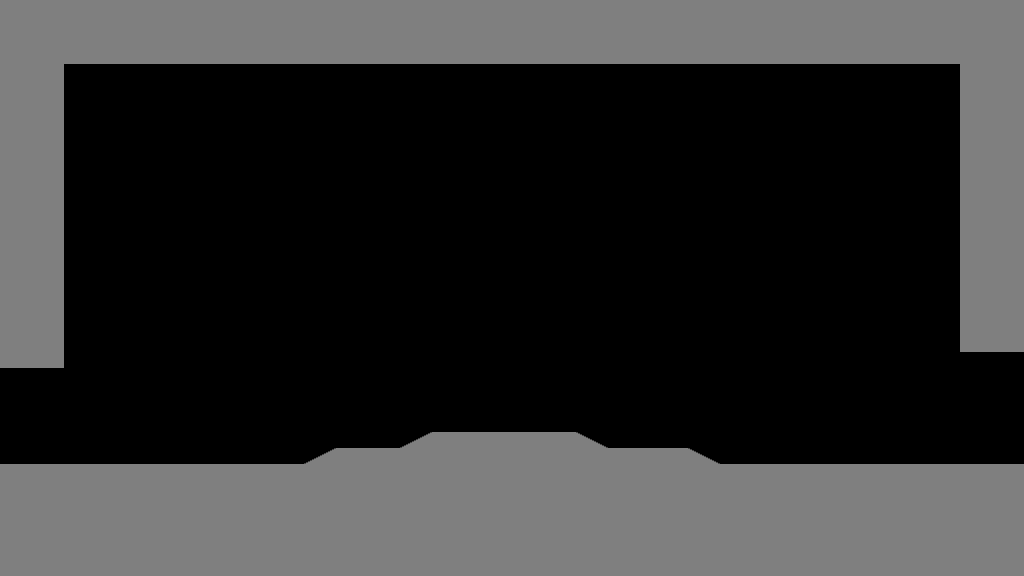

A level layout from a 2D game, rendered from its tile map. Below: a short description, then the map file with its tile-grid data intact:
An orthogonal 64x36 tile map with 16x16 px tiles, 1 tile layer (Walls).

<map version="1.10" tiledversion="1.10.2" orientation="orthogonal" renderorder="right-down" width="64" height="36" tilewidth="16" tileheight="16" infinite="0" nextlayerid="2" nextobjectid="1">
 <tileset firstgid="1" source="../Tilesets/16gon.tsx" />
 <layer id="1" name="Walls" width="64" height="36">
  <properties>
   <property name="unity:layer" value="Wall" />
  </properties>
  <data encoding="csv">
51,51,51,51,51,51,51,51,51,51,51,51,51,51,51,51,51,51,51,51,51,51,51,51,51,51,51,51,51,51,51,51,51,51,51,51,51,51,51,51,51,51,51,51,51,51,51,51,51,51,51,51,51,51,51,51,51,51,51,51,51,51,51,51,
51,51,51,51,51,51,51,51,51,51,51,51,51,51,51,51,51,51,51,51,51,51,51,51,51,51,51,51,51,51,51,51,51,51,51,51,51,51,51,51,51,51,51,51,51,51,51,51,51,51,51,51,51,51,51,51,51,51,51,51,51,51,51,51,
51,51,51,51,51,51,51,51,51,51,51,51,51,51,51,51,51,51,51,51,51,51,51,51,51,51,51,51,51,51,51,51,51,51,51,51,51,51,51,51,51,51,51,51,51,51,51,51,51,51,51,51,51,51,51,51,51,51,51,51,51,51,51,51,
51,51,51,51,51,51,51,51,51,51,51,51,51,51,51,51,51,51,51,51,51,51,51,51,51,51,51,51,51,51,51,51,51,51,51,51,51,51,51,51,51,51,51,51,51,51,51,51,51,51,51,51,51,51,51,51,51,51,51,51,51,51,51,51,
51,51,51,51,0,0,0,0,0,0,0,0,0,0,0,0,0,0,0,0,0,0,0,0,0,0,0,0,0,0,0,0,0,0,0,0,0,0,0,0,0,0,0,0,0,0,0,0,0,0,0,0,0,0,0,0,0,0,0,0,51,51,51,51,
51,51,51,51,0,0,0,0,0,0,0,0,0,0,0,0,0,0,0,0,0,0,0,0,0,0,0,0,0,0,0,0,0,0,0,0,0,0,0,0,0,0,0,0,0,0,0,0,0,0,0,0,0,0,0,0,0,0,0,0,51,51,51,51,
51,51,51,51,0,0,0,0,0,0,0,0,0,0,0,0,0,0,0,0,0,0,0,0,0,0,0,0,0,0,0,0,0,0,0,0,0,0,0,0,0,0,0,0,0,0,0,0,0,0,0,0,0,0,0,0,0,0,0,0,51,51,51,51,
51,51,51,51,0,0,0,0,0,0,0,0,0,0,0,0,0,0,0,0,0,0,0,0,0,0,0,0,0,0,0,0,0,0,0,0,0,0,0,0,0,0,0,0,0,0,0,0,0,0,0,0,0,0,0,0,0,0,0,0,51,51,51,51,
51,51,51,51,0,0,0,0,0,0,0,0,0,0,0,0,0,0,0,0,0,0,0,0,0,0,0,0,0,0,0,0,0,0,0,0,0,0,0,0,0,0,0,0,0,0,0,0,0,0,0,0,0,0,0,0,0,0,0,0,51,51,51,51,
51,51,51,51,0,0,0,0,0,0,0,0,0,0,0,0,0,0,0,0,0,0,0,0,0,0,0,0,0,0,0,0,0,0,0,0,0,0,0,0,0,0,0,0,0,0,0,0,0,0,0,0,0,0,0,0,0,0,0,0,51,51,51,51,
51,51,51,51,0,0,0,0,0,0,0,0,0,0,0,0,0,0,0,0,0,0,0,0,0,0,0,0,0,0,0,0,0,0,0,0,0,0,0,0,0,0,0,0,0,0,0,0,0,0,0,0,0,0,0,0,0,0,0,0,51,51,51,51,
51,51,51,51,0,0,0,0,0,0,0,0,0,0,0,0,0,0,0,0,0,0,0,0,0,0,0,0,0,0,0,0,0,0,0,0,0,0,0,0,0,0,0,0,0,0,0,0,0,0,0,0,0,0,0,0,0,0,0,0,51,51,51,51,
51,51,51,51,0,0,0,0,0,0,0,0,0,0,0,0,0,0,0,0,0,0,0,0,0,0,0,0,0,0,0,0,0,0,0,0,0,0,0,0,0,0,0,0,0,0,0,0,0,0,0,0,0,0,0,0,0,0,0,0,51,51,51,51,
51,51,51,51,0,0,0,0,0,0,0,0,0,0,0,0,0,0,0,0,0,0,0,0,0,0,0,0,0,0,0,0,0,0,0,0,0,0,0,0,0,0,0,0,0,0,0,0,0,0,0,0,0,0,0,0,0,0,0,0,51,51,51,51,
51,51,51,51,0,0,0,0,0,0,0,0,0,0,0,0,0,0,0,0,0,0,0,0,0,0,0,0,0,0,0,0,0,0,0,0,0,0,0,0,0,0,0,0,0,0,0,0,0,0,0,0,0,0,0,0,0,0,0,0,51,51,51,51,
51,51,51,51,0,0,0,0,0,0,0,0,0,0,0,0,0,0,0,0,0,0,0,0,0,0,0,0,0,0,0,0,0,0,0,0,0,0,0,0,0,0,0,0,0,0,0,0,0,0,0,0,0,0,0,0,0,0,0,0,51,51,51,51,
51,51,51,51,0,0,0,0,0,0,0,0,0,0,0,0,0,0,0,0,0,0,0,0,0,0,0,0,0,0,0,0,0,0,0,0,0,0,0,0,0,0,0,0,0,0,0,0,0,0,0,0,0,0,0,0,0,0,0,0,51,51,51,51,
51,51,51,51,0,0,0,0,0,0,0,0,0,0,0,0,0,0,0,0,0,0,0,0,0,0,0,0,0,0,0,0,0,0,0,0,0,0,0,0,0,0,0,0,0,0,0,0,0,0,0,0,0,0,0,0,0,0,0,0,51,51,51,51,
51,51,51,51,0,0,0,0,0,0,0,0,0,0,0,0,0,0,0,0,0,0,0,0,0,0,0,0,0,0,0,0,0,0,0,0,0,0,0,0,0,0,0,0,0,0,0,0,0,0,0,0,0,0,0,0,0,0,0,0,51,51,51,51,
51,51,51,51,0,0,0,0,0,0,0,0,0,0,0,0,0,0,0,0,0,0,0,0,0,0,0,0,0,0,0,0,0,0,0,0,0,0,0,0,0,0,0,0,0,0,0,0,0,0,0,0,0,0,0,0,0,0,0,0,51,51,51,51,
51,51,51,51,0,0,0,0,0,0,0,0,0,0,0,0,0,0,0,0,0,0,0,0,0,0,0,0,0,0,0,0,0,0,0,0,0,0,0,0,0,0,0,0,0,0,0,0,0,0,0,0,0,0,0,0,0,0,0,0,51,51,51,51,
51,51,51,51,0,0,0,0,0,0,0,0,0,0,0,0,0,0,0,0,0,0,0,0,0,0,0,0,0,0,0,0,0,0,0,0,0,0,0,0,0,0,0,0,0,0,0,0,0,0,0,0,0,0,0,0,0,0,0,0,51,51,51,51,
51,51,51,51,0,0,0,0,0,0,0,0,0,0,0,0,0,0,0,0,0,0,0,0,0,0,0,0,0,0,0,0,0,0,0,0,0,0,0,0,0,0,0,0,0,0,0,0,0,0,0,0,0,0,0,0,0,0,0,0,0,0,0,0,
0,0,0,0,0,0,0,0,0,0,0,0,0,0,0,0,0,0,0,0,0,0,0,0,0,0,0,0,0,0,0,0,0,0,0,0,0,0,0,0,0,0,0,0,0,0,0,0,0,0,0,0,0,0,0,0,0,0,0,0,0,0,0,0,
0,0,0,0,0,0,0,0,0,0,0,0,0,0,0,0,0,0,0,0,0,0,0,0,0,0,0,0,0,0,0,0,0,0,0,0,0,0,0,0,0,0,0,0,0,0,0,0,0,0,0,0,0,0,0,0,0,0,0,0,0,0,0,0,
0,0,0,0,0,0,0,0,0,0,0,0,0,0,0,0,0,0,0,0,0,0,0,0,0,0,0,0,0,0,0,0,0,0,0,0,0,0,0,0,0,0,0,0,0,0,0,0,0,0,0,0,0,0,0,0,0,0,0,0,0,0,0,0,
0,0,0,0,0,0,0,0,0,0,0,0,0,0,0,0,0,0,0,0,0,0,0,0,0,0,0,0,0,0,0,0,0,0,0,0,0,0,0,0,0,0,0,0,0,0,0,0,0,0,0,0,0,0,0,0,0,0,0,0,0,0,0,0,
0,0,0,0,0,0,0,0,0,0,0,0,0,0,0,0,0,0,0,0,0,0,0,0,0,3,4,51,51,51,51,51,51,51,51,51,6,7,0,0,0,0,0,0,0,0,0,0,0,0,0,0,0,0,0,0,0,0,0,0,0,0,0,0,
0,0,0,0,0,0,0,0,0,0,0,0,0,0,0,0,0,0,0,3,4,51,51,51,51,51,51,51,51,51,51,51,51,51,51,51,51,51,51,51,51,51,51,6,7,0,0,0,0,0,0,0,0,0,0,0,0,0,0,0,0,0,0,0,
51,51,51,51,51,51,51,51,51,51,51,51,51,51,51,51,51,51,51,51,51,51,51,51,51,51,51,51,51,51,51,51,51,51,51,51,51,51,51,51,51,51,51,51,51,51,51,51,51,51,51,51,51,51,51,51,51,51,51,51,51,51,51,51,
51,51,51,51,51,51,51,51,51,51,51,51,51,51,51,51,51,51,51,51,51,51,51,51,51,51,51,51,51,51,51,51,51,51,51,51,51,51,51,51,51,51,51,51,51,51,51,51,51,51,51,51,51,51,51,51,51,51,51,51,51,51,51,51,
51,51,51,51,51,51,51,51,51,51,51,51,51,51,51,51,51,51,51,51,51,51,51,51,51,51,51,51,51,51,51,51,51,51,51,51,51,51,51,51,51,51,51,51,51,51,51,51,51,51,51,51,51,51,51,51,51,51,51,51,51,51,51,51,
51,51,51,51,51,51,51,51,51,51,51,51,51,51,51,51,51,51,51,51,51,51,51,51,51,51,51,51,51,51,51,51,51,51,51,51,51,51,51,51,51,51,51,51,51,51,51,51,51,51,51,51,51,51,51,51,51,51,51,51,51,51,51,51,
51,51,51,51,51,51,51,51,51,51,51,51,51,51,51,51,51,51,51,51,51,51,51,51,51,51,51,51,51,51,51,51,51,51,51,51,51,51,51,51,51,51,51,51,51,51,51,51,51,51,51,51,51,51,51,51,51,51,51,51,51,51,51,51,
51,51,51,51,51,51,51,51,51,51,51,51,51,51,51,51,51,51,51,51,51,51,51,51,51,51,51,51,51,51,51,51,51,51,51,51,51,51,51,51,51,51,51,51,51,51,51,51,51,51,51,51,51,51,51,51,51,51,51,51,51,51,51,51,
51,51,51,51,51,51,51,51,51,51,51,51,51,51,51,51,51,51,51,51,51,51,51,51,51,51,51,51,51,51,51,51,51,51,51,51,51,51,51,51,51,51,51,51,51,51,51,51,51,51,51,51,51,51,51,51,51,51,51,51,51,51,51,51
</data>
 </layer>
</map>
